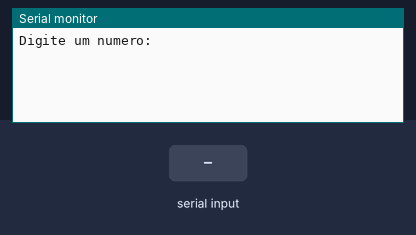
A sketch run on a simulated Arduino Uno, built with avr-gcc and run on an emulated ATmega328P. Parts: the last lines printed to the serial monitor. The test bench sets the inputs (shaded band).

Above: at 1.2 s.
1.3 s: "90,45\n" received over Serial
At 2.1 s:
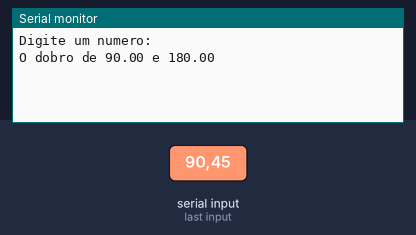
4.3 s: "30,150\n" received over Serial
At 5.9 s:
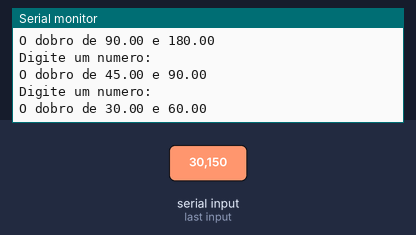
Timing chart, 0 to 7.4 s (numbered marks = the images above; inputs shaded):
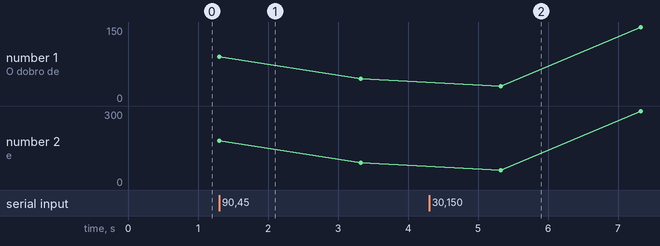

The sketch:

exercico_31.ino
```cpp
// C++ code
// Faça um programa que receba um numero e exiba o seu dobro.

// Declaração de variáveis
float numero = 0;
float dobro = 0;

void setup()
{
  Serial.begin(9600); // Inicializa a comunicaçao serial
}

void loop()
{
  // Entrada
  Serial.println("Digite um numero:");
  while (!Serial.available()); // Espera ate o usuario digitar algo
  numero = Serial.parseFloat(); // Lê o número digitado

  // Processamento
  dobro = numero * 2;

  // Saída
  Serial.println("O dobro de " + String(numero) + " e " + String(dobro));
  delay(2000); // Aguarda um pouco antes de repetir
}
```

Measured:
- after the input at 1.3 s, the serial monitor: prints a new line at once (image 1)
- after the input at 4.3 s, the serial monitor: prints a new line after 1.0 s (image 2)
